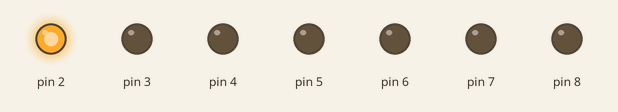
Bench run of a sketch on a simulated Arduino Uno, built with avr-gcc and run on an emulated ATmega328P. Shown: output pins drawn as LEDs (lit = HIGH).

Above: at 0.1 s.
At 10.1 s:
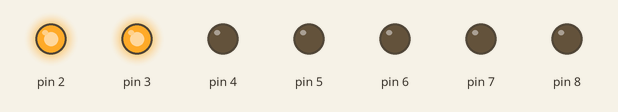
At 20.1 s:
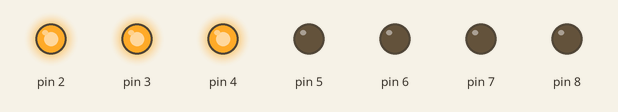
At 50.1 s:
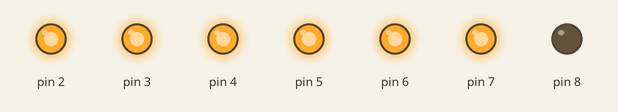
At 82.1 s:
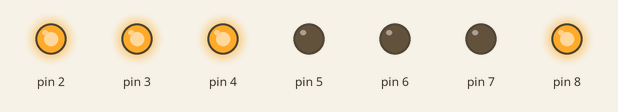
At 124.1 s:
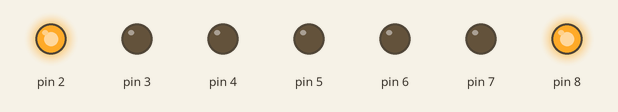
Timing chart, 0 to 125.6 s (numbered marks = the images above):
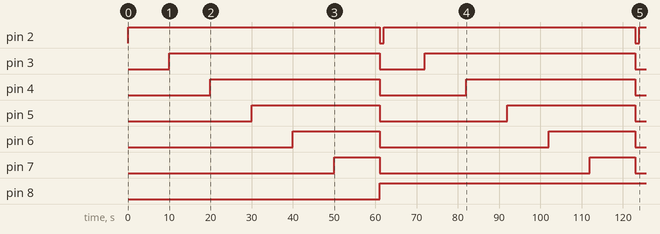

The sketch:

HW10.ino
```cpp
void setup() {
  // 设置2到8号引脚为输出模式
  pinMode(2, OUTPUT);
  pinMode(3, OUTPUT);
  pinMode(4, OUTPUT);
  pinMode(5, OUTPUT);
  pinMode(6, OUTPUT);
  pinMode(7, OUTPUT);
  pinMode(8, OUTPUT);
}

void loop() {
  // 依次点亮2到7号灯
  for (int pin = 2; pin <= 7; pin++) {
    digitalWrite(pin, HIGH);
    delay(10000); // 等待10秒
  }

  delay(1000); // 所有灯保持亮起5秒

  // 熄灭2到7号灯
  for (int pin = 2; pin <= 7; pin++) {
    digitalWrite(pin, LOW);
  }

  // 检查8号灯是否已经点亮，如果没有则点亮并保持
  if (digitalRead(8) == LOW) {
    digitalWrite(8, HIGH);
  }

  delay(1000); // 熄灭后等待5秒
}
```

Measured:
- by itself, pin 2: alternates HIGH for 61.0 s and LOW for 1.0 s
- by itself, pin 3: alternates HIGH for 51.0 s and LOW for 11.0 s
- by itself, pin 4: alternates HIGH for 41.0 s and LOW for 21.0 s
- by itself, pin 5: alternates HIGH for 31.0 s and LOW for 31.0 s
- by itself, pin 6: alternates HIGH for 21.0 s and LOW for 41.0 s
- by itself, pin 7: alternates HIGH for 11.0 s and LOW for 51.0 s
- by itself, pin 8: LOW → HIGH at 61.0 s
